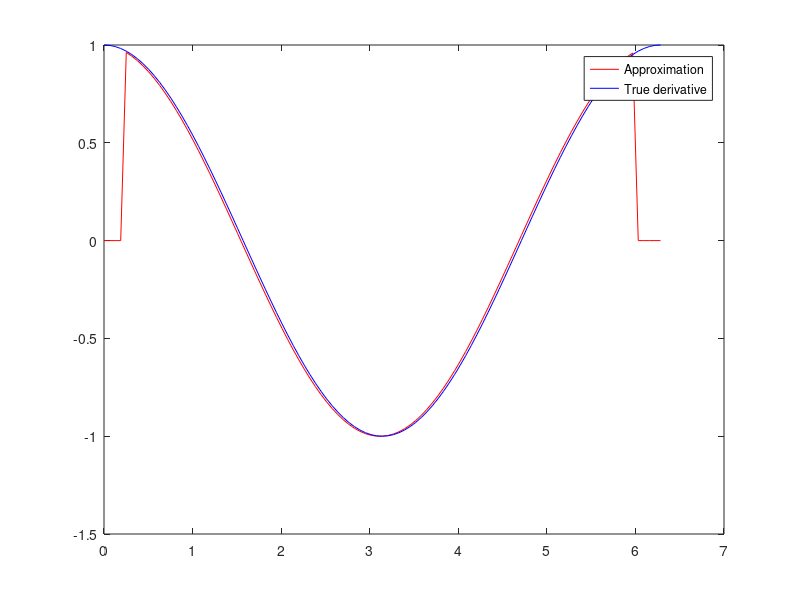

This chart was generated by the following MATLAB code:
% Define the function f and its derivative f'
f = @(x) sin(x);
fprime = @(x) cos(x);

% Define the domain and the step size
a = 0; % lower bound
b = 2*pi; % upper bound
n = 100; % number of points
h = (b-a)/n; % step size
x = a:h:b; % x values

% Initialize the matrix for storing the approximations
R = zeros(n+1,n+1);

% Loop over the interior points and use the three-point central difference formula with error O(h^2)
for i = 2:n
    R(i,1) = (f(x(i+1)) - f(x(i-1))) / (2*h);
end

% Apply Richardson extrapolation to improve the accuracy to O(h^4)
%for j = 2:3
%    for i = j:n-j+1
%        R(i,j) = (2^(j-1)*R(i,j-1) - R(i-1,j-1)) / (2^(j-1) - 1);
%    end
%end

% Apply Richardson extrapolation to improve the accuracy to O(h^8)
for j = 2:5
    for i = j:n-j+1
        R(i,j) = (4^(j-1)*R(i,j-1) - R(i-1,j-1)) / (4^(j-1) - 1);
    end
end
% Plot the approximations and the true derivative
% plot(x,R(:,3),'r') 
plot(x,R(:,5),'r')
hold on
plot(x,fprime(x),'b')
legend('Approximation','True derivative')
